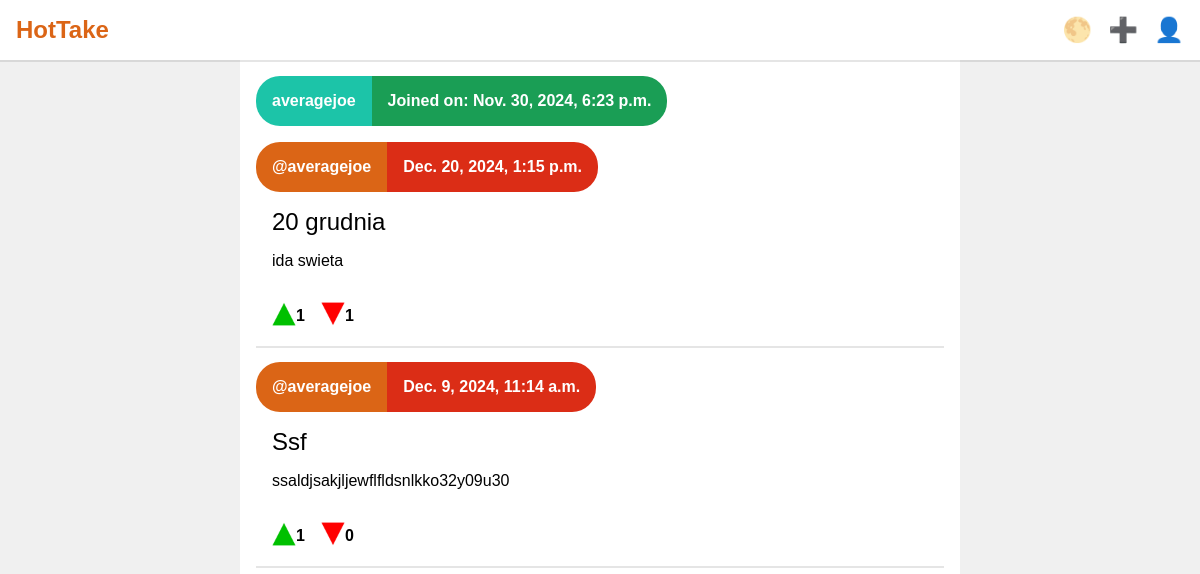
/user/averagejoe (signed in), run on an earlier commit of the app's database.
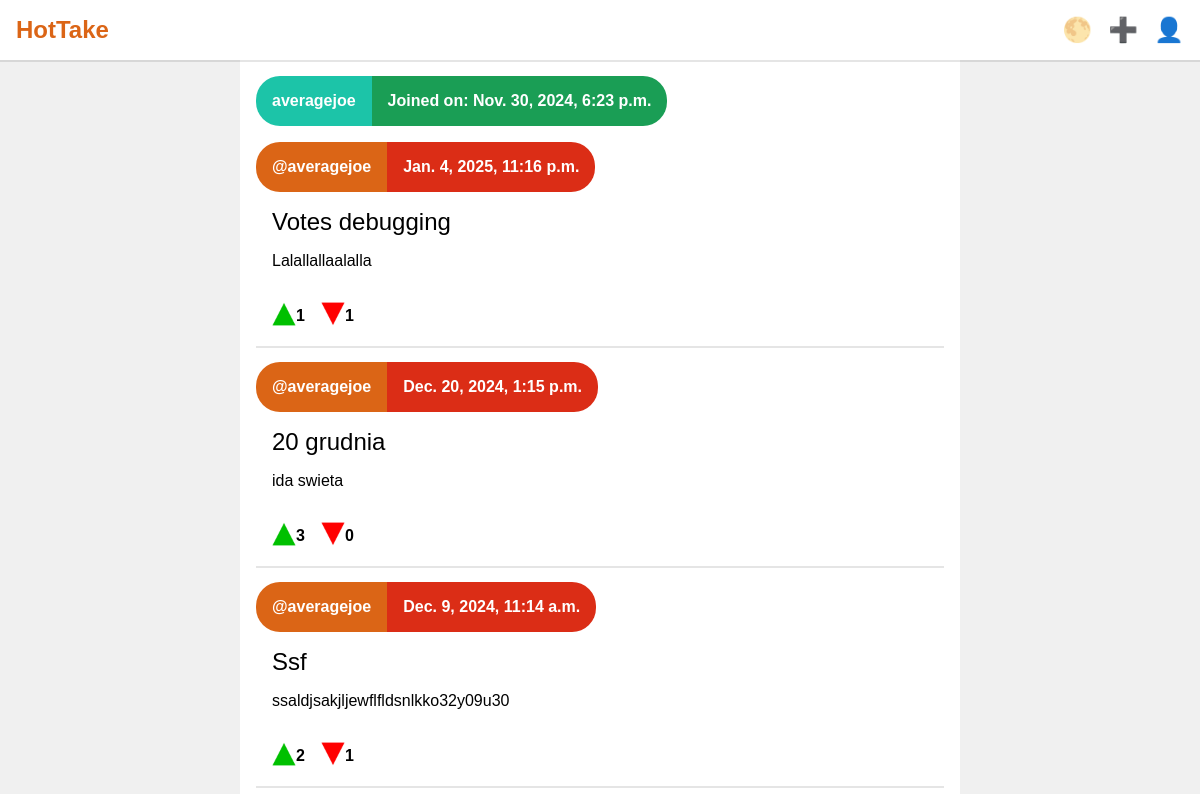
And on a later commit of the database.
### app/models.py (models this page shows, shortened)
class Post(models.Model):
    author = models.ForeignKey(User, on_delete=models.CASCADE)
    title = models.CharField(max_length=50)
    body = models.TextField()
    date = models.DateTimeField()
    upvotes = models.IntegerField(default = 0)
    downvotes = models.IntegerField(default = 0)
    voters = JSONField(default=dict);

### app/views.py (the view)
# urls.py: path('user/<str:username>', views.user_info, name='user_info'),
def user_info(request, username):
    template = loader.get_template('app/user.html')
    try:
        user = User.objects.get(username=username)
    except User.DoesNotExist:
        context = {'message': "Couldn't find a user with that username"}
    posts = Post.objects.filter(author=user).order_by('-date')
    context = {
        'username':username,
        'date':user.date_joined,
        'posts':posts,
        'user':user
    }
    return HttpResponse(template.render(context, request));

### app/templates/app/user.html (shortened to what this page needs)
{% extends "app/posts.html" %}
{% block user-info %}
<div class="user-info-wrapper">
    <div class="info">
        <div class="author">
            {{ username }}
        </div>
        <div class="date">
            Joined on: {{ date }}
        </div>
    </div>
</div>
{% endblock %}

### app/templates/app/posts.html (shortened to what this page needs)
{% extends "app/home.html" %}
{% load static %}
{% block content %}
{% block user-info %}
{% endblock %}
{% for post in posts %}
<div class="post" data-url="{% url 'post_info' post_id=post.id %}">
    <div class="info">
        <div class="author">
            <a href="{% url 'user_info' username=post.author.username %}">@{{ post.author }}</a>
        </div>
        <div class="date">
            {{ post.date }}
        </div>
    </div>
    <div class="post-content">
        <div class="title">
            {{ post.title }}
        </div>
        <div class="post-body">
            {{ post.body }}
        </div>
    </div>
    <div class="votes">
        <div class="upvote" data-post-id="{{ post.id }}">
            <div class="symbol"><img src="{% static 'app/img/trianglegreen.png' %}" alt="upvote"></div>
            <div class="count">{{ post.upvotes }}</div>
        </div>
        <div class="downvote" data-post-id="{{ post.id }}">
            <div class="symbol"><img src="{% static 'app/img/trianglered.png' %}" alt="downvote"></div>
            <div class="count">{{ post.downvotes }}</div>
        </div>
    </div>
</div>
{% endfor %}
{% endblock %}

What changed in the data, as far as the page shows it:
added Post: author "averagejoe", date "Jan. 4, 2025, 11:16 p.m.", title "Votes debugging", body "Lalallallaalalla", upvotes "1", downvotes "1"
changed Post "20 grudnia": upvotes "1" → "3"; downvotes "1" → "0"
changed Post "Ssf": upvotes "1" → "2"; downvotes "0" → "1"
